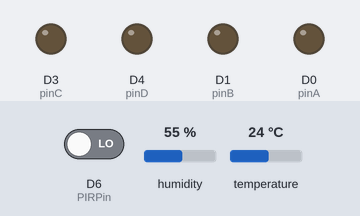
This sketch was run on a simulated ESP8266 (NodeMCU). On the bench: output pins drawn as LEDs (lit = HIGH). Inputs (shaded band) come from the test bench; at power-on: D6 (PIRPin) LOW, humidity 55 %, temperature 24 °C. WiFi joins after 1.5 s; servers stay silent unless stated; uploads are accepted with an empty reply; what the sketch prints to the serial monitor is not drawn.

Above: at 0.1 s.
At 1.5 s:
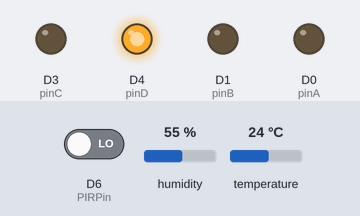
Timing chart, 0 to 3.0 s (numbered marks = the images above):
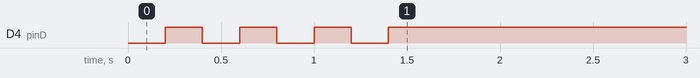

The sketch:

1.8.ino
```cpp
#include <ArduinoJson.h>
#include <ESP8266WiFi.h>
#include <DNSServer.h>
#include <ESP8266WebServer.h >
#include <WiFiManager.h>
#include <Ticker.h>

const char* ssid     = "";      // SSID / dejar en blanco
const char* password = "";      // Password / dejar en blanco
const char* host = "192.168.0.XXXX";//cambiar / poner ip o url sin el "http://" o el "https://"
const int   port = 80; // cambiar si se necesita http = 80; https = 443;


//pines basados en NodeMCU 1.0(ESP12E) del gestor de targetas compatible con nodemcu V3
const int pinA = D0;//16
const int pinB = D1;//05
const int pinC = D3;//00
const int pinD = D4;//02

/*
const int pinE = D5;//14
const int pinF = D6;//12
const int pinG = D7;//13
const int pinH = D8;//15
*/

const int PIRPin = D6;//12


//Sensor DHT22
#include "DHT.h"
#define DHTPIN 13     //pin D7
#define DHTTYPE DHT22   // DHT 22  (AM2302), AM2321 / cambiar por DHT11 si es necesario
DHT dht(DHTPIN, DHTTYPE);

Ticker ticker;

void setup()
{

  pinMode(pinA, OUTPUT);
  pinMode(pinB, OUTPUT);
  pinMode(pinC, OUTPUT);
  pinMode(pinD, OUTPUT);
  //pinMode(pinE, OUTPUT);
  //pinMode(pinF, OUTPUT);
  //pinMode(pinG, OUTPUT);
  //pinMode(pinH, OUTPUT);
  pinMode(PIRPin, INPUT);

  // Empezamos el temporizador que hará parpadear el LED hasta que se conecte a wifi
  ticker.attach(0.2, parpadeoLed);
  WiFiManager wifiManager;

  //wifiManager.resetSettings();// Descomentar para que cada vez que se reinicie el modulo te pida la wifi a la cual conectarse

  // Cremos AP y portal cautivo y comprobamos si
  // se establece la conexión
  if (!wifiManager.autoConnect("Domotica", "Domotica")) { // WifiNname & Password  cambiar dependidendo de gustos
    ESP.reset();
    delay(300);
  }


  ticker.detach();
  digitalWrite(pinD, HIGH);
  String Strssid = WiFi.SSID();
  const char* ssid     = Strssid.c_str();
  String Strpass = WiFi.psk();
  const char* password = Strpass.c_str();

  WiFi.begin(ssid, password);
  while (WiFi.status() != WL_CONNECTED) {
    delay(20);
    Serial.print(".");
  }
  Serial.begin(500000); // cambiar segun nececidad

  Serial.println("");
  Serial.println("WiFi connected");
  Serial.println("IP address: ");
  Serial.println(WiFi.localIP());
  Serial.println("Intensidad de señal");
  Serial.println(WiFi.RSSI());

  //iniciamos el sensor de temperatua y humedad
  dht.begin();
  delay(1000);
}


String dataJson;
void loop() {
    WiFiClient client;
    client.setNoDelay(true);
    if (!client.connect(host, port)) {
      Serial.println("Fallo al conectar");
      delay(200);
      return;
    }


    String url = "/ESPRelebox.php?hostname=XXXXXXXXXXXX&datebase=XXXXXXXXXXXX&tabla=XXXXXXXXXXXX&username=XXXXXXXXXXXX&password=XXXXXXXXXXXX"; // cambiar depende archivo.php y credenciales de MySQL
    url += TempSensor();
    url += PIR(); //pir
    Serial.print(url);


    // Enviamos petición al servidor
    client.print(String("GET ") + url + " HTTP/1.1\r\n" +
                 "Host: " + host + "\r\n" +
                 "Connection: close\r\n\r\n");
    unsigned long timeout = millis();
    while (client.available() == 0) {
      if (millis() - timeout > 200) {
        Serial.println(">>> Client Timeout !");
        client.stop();
        return;
      }
    }

    // Leemos la respuesta del servidor
    while (client.available()) {
      dataJson = client.readStringUntil('\r');

      Serial.println(dataJson);
      JsonDeserializeObject(dataJson);
      delay(20);
    }
}


void JsonDeserializeObject(String dataJson) {
  DynamicJsonDocument dataJsonDes(1024) ;
  deserializeJson(dataJsonDes, dataJson);

  String Bool_1 = String(dataJsonDes["Bool_1"]); // cambiar("Bool_x") depende db
  if (Bool_1 == "0" || Bool_1 == "1") {
    if (Bool_1 == "0") {// == a 0 porque es rele
      digitalWrite(pinA, HIGH);
    } else {
      digitalWrite(pinA, LOW);
    }
  }

  String Bool_2 = String(dataJsonDes["Bool_2"]); // cambiar("Bool_x") depende db
  if (Bool_2 == "0" || Bool_2 == "1") {
    if (Bool_2 == "0") {
      digitalWrite(pinB, HIGH);
    } else {
      digitalWrite(pinB, LOW);
    }
  }

  String Bool_3 = String(dataJsonDes["Bool_3"]); // cambiar("Bool_x") depende db
  if (Bool_3 == "0" || Bool_3 == "1") {
    if (Bool_3 == "0") {
      digitalWrite(pinC, HIGH);
    } else {
      digitalWrite(pinC, LOW);
    }
  }

  String Bool_4 = String(dataJsonDes["Bool_4"]); // cambiar("Bool_x") depende db
  if (Bool_4 == "0" || Bool_4 == "1") {
    if (Bool_4 == "0") {
      digitalWrite(pinD, HIGH);
    } else {
      digitalWrite(pinD, LOW);
    }
  }
  dataJson = "";
}


String TempSensor() {
  String tempData = "";
  //Extraemos los datos del sensor DHT22
  float Humedad = dht.readHumidity();
  float Temperatura = dht.readTemperature();
  int ISensacionTermica = round(dht.computeHeatIndex(Temperatura, Humedad, false) * 10);
  int IHumedad = round(Humedad * 10);
  int ITemperatura = round(Temperatura * 10);

  tempData += "&Float_1="; // cambiar depende php
  tempData += ITemperatura;
  tempData += "&Float_2="; // cambiar depende php
  tempData += IHumedad;
  tempData += "&Float_3="; // cambiar depende php
  tempData += ISensacionTermica;

  return tempData;
}

String PIR()  {
  String tempData = "";
  String Variable = "Bool_5"; // cambiar depende db


  tempData += "&Var="; // cambiar depende php
  tempData += Variable;
  tempData += "&Val="; // cambiar depende php
  tempData += String(digitalRead(PIRPin));

  return tempData;
}
```

LEd.ino
```cpp
void parpadeoLed()  {
  // Cambiar de estado el LED
  byte estado = digitalRead(pinD);
  digitalWrite(pinD, !estado);
}
```
